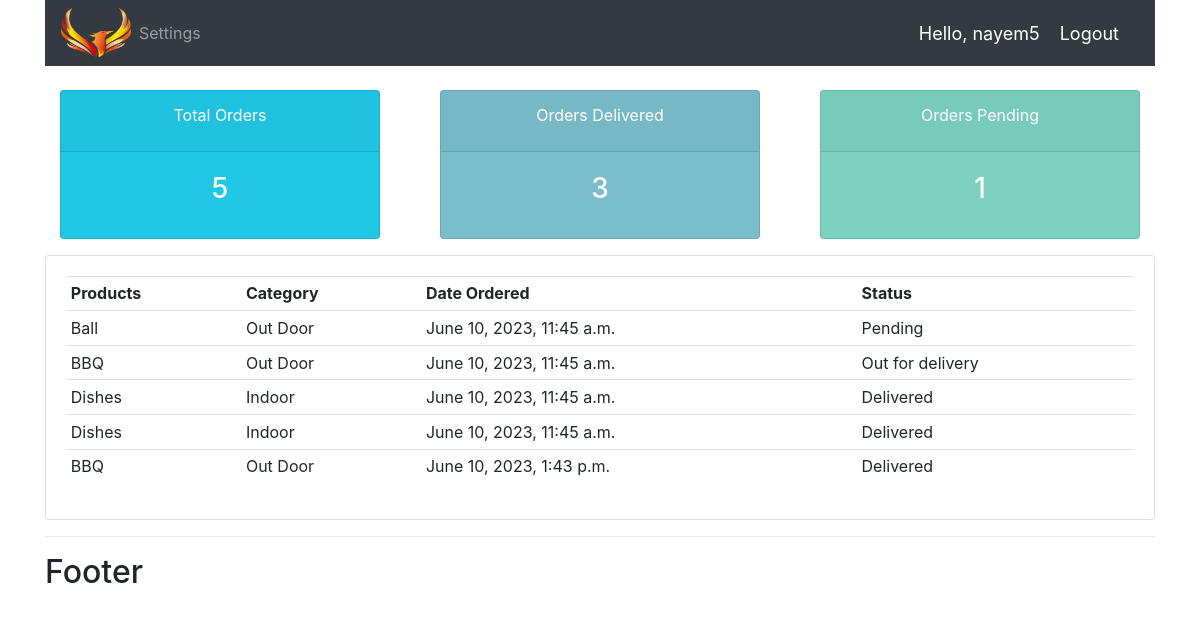
The page /user/ (signed in) on the database its author committed.
### accounts/models.py (models this page shows)
class Order(models.Model):
    STATUS = (
        ('Pending', 'Pending'),
        ('Out for delivery','Out for delivery'),
        ('Delivered','Delivered'),
    )
    customer = models.ForeignKey(Customer, null=True, on_delete= models.SET_NULL)
    product =  models.ForeignKey(Product, null=True, on_delete= models.SET_NULL)
    date_created = models.DateTimeField(auto_now_add=True, null = True)
    status = models.CharField(max_length=200, null=True, choices=STATUS)
    def __str__(self):
        return str(self.product.name)

class Product(models.Model):
    CATEGORY = (
        ('Indoor','Indoor'),
        ('Out Door','Out Door'),
    )
    name = models.CharField(max_length=200, null=True)
    price = models.FloatField(null=True)
    category = models.CharField(max_length=200, null=True, choices=CATEGORY)
    description = models.CharField(max_length=200, null=True, blank=True)
    datea_created = models.DateTimeField(auto_now_add=True, null=True)
    tags = models.ManyToManyField(Tag)
    def __str__(self):
        return str(self.name)

### accounts/decorators.py (the view)
        def wrapper_func(request, *args, **kwargs):
            group = None
            if request.user.groups.exists():
                group = request.user.groups.all()[0].name
            if group in allowed_roles:
                return view_func(request, *args, **kwargs)
            else:
                return HttpResponse(' not allowed')

### accounts/views.py (called while the page is built)
@login_required(login_url='login')
@allowed_user(allowed_roles=['customer'])
def userPage(request):
    orders = request.user.customer.order_set.all()
    total_orders = orders.count()
    delivered = orders.filter(status='Delivered').count()
    pending = orders.filter(status='Pending').count()
    print('ORDERS:', orders)
    context = {'orders':orders,'total_orders':total_orders, 'delivered':delivered, 'pending':pending}
    return render(request, 'accounts/user.html', context)

### templates/accounts/user.html
{% extends 'accounts/main.html' %}
{% block content %}
{% include 'accounts/status.html' %}
<div class="row">
    <div class="col-md">
        <div class="card card-body">
            <table class="table table-sm">
                <tr>
                    <th>Products</th>
                    <th>Category</th>
                    <th>Date Ordered</th>
                    <th>Status</th>
                </tr>
                {% for order in orders %}
                <tr>
                    <td>{{order.product}}</td>
                    <td>{{order.product.category}}</td>
                    <td>{{order.date_created}}</td>
                    <td>{{order.status}}</td>
                </tr>
                {% endfor %}
            </table>
        </div>
    </div>
</div>
{% endblock content %}

### templates/accounts/nav.html (shortened to what this page needs)
{% load static %}
<nav class="navbar navbar-expand-lg navbar-dark bg-dark">
 <img src="{% static 'images/logo.png' %}" style="height: 50px;width: 70px;">
  <div class="collapse navbar-collapse" id="navbarNav">
    <ul class="navbar-nav">
      {% if request.user.is_staff %}
      <li class="nav-item active">
        <a class="nav-link" href="{% url 'home' %}">Dashboard</a>
      </li>
      <li class="nav-item">
        <a class="nav-link" href="{% url 'products' %}">Products</a>
      </li>
      {% else %}
       <li class="nav-item">
        <a class="nav-link" href="{% url 'account' %}">Settings</a>
      </li>
      {% endif %}
    </ul>
  </div>
  <span class="hello-msg">Hello, {{request.user}}</span>
  <span ><a  class="hello-msg" href="{% url 'logout' %}">Logout</a></span>
</nav>
<!-- {% load static %}
<style>
  .log-user{
    font-size: 18px;
    color: antiquewhite;
    margin-right: 20px;
  }
</style>
<nav class="navbar navbar-expand-lg navbar-dark bg-dark">
    <img src="{% static 'images/logo.png' %}" alt="" style="height: 50px;width: 70px;">
    <button class="navbar-toggler" type="button" data-toggle="collapse" data-target="#navbarNavAltMarkup" aria-controls="navbarNavAltMarkup" aria-expanded="false" aria-label="Toggle navigation">
      <span class="navbar-toggler-icon"></span>
    </button>
    <div class="collapse navbar-collapse" id="navbarNavAltMarkup">
      <div class="navbar-nav">
        <a class="nav-item nav-link active" href="{% url 'home' %}">Dashboard </a>
        <a class="nav-item nav-link" href="{% url 'products' %}">Products</a>
      </div>
    </div>
    <span class="log-user">Hello, {{user}}</span>
    <span><a href="{% url 'logout' %}">Log Out</a></span>
  </nav> -->

### static/css/main.css (style rules this page uses)
body { background-color: white; }

### templates/accounts/nav.html (style rules this page uses)
.hello-msg { font-size: 18px; color: #fff; margin-right: 20px; }

### rows shown on the page
Order: product "Ball", product.category "Out Door", date_created "June 10, 2023, 11:45 a.m.", status "Pending"
Order: product "BBQ", product.category "Out Door", date_created "June 10, 2023, 11:45 a.m.", status "Out for delivery"
Order: product "Dishes", product.category "Indoor", date_created "June 10, 2023, 11:45 a.m.", status "Delivered"
Order: product "Dishes", product.category "Indoor", date_created "June 10, 2023, 11:45 a.m.", status "Delivered"
Order: product "BBQ", product.category "Out Door", date_created "June 10, 2023, 1:43 p.m.", status "Delivered"

### other values the page prints
{{ request.user }} "nayem5"
{{ total_orders }} "5"
{{ delivered }} "3"
{{ pending }} "1"
